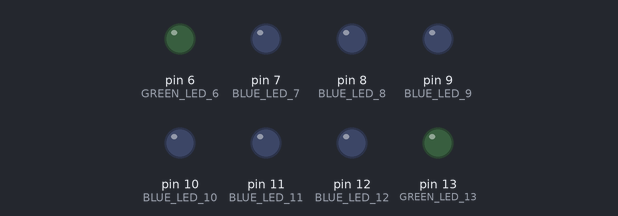
This sketch was run on a simulated Arduino Uno, built with avr-gcc and run on an emulated ATmega328P. On the bench: output pins drawn as LEDs (lit = HIGH).

Above: at 0.05 s.
At 4.97 s:
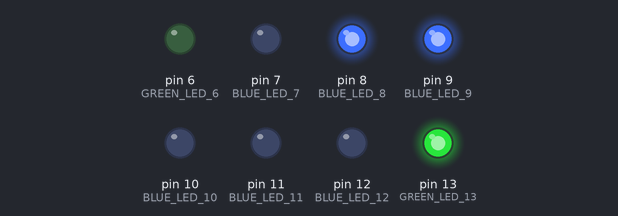
At 9.98 s:
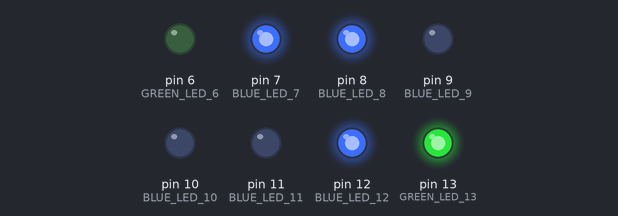
At 19.91 s:
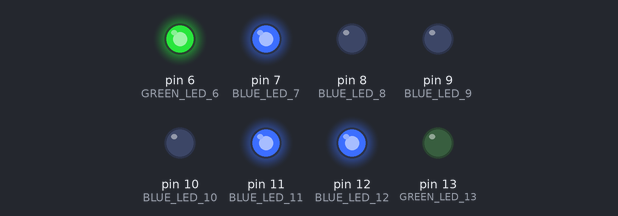
At 29.84 s:
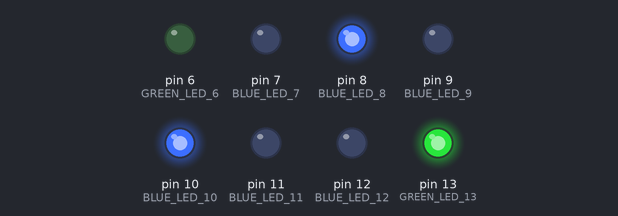
At 39.87 s:
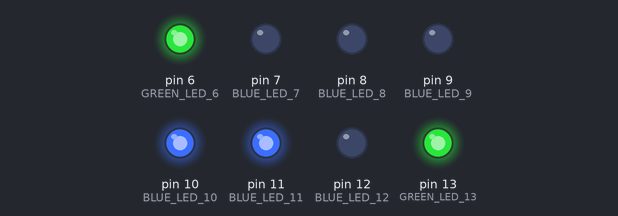
Timing chart, 0 to 40.0 s (numbered marks = the images above):
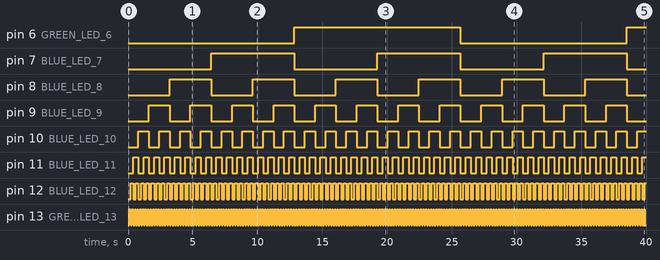

Measured:
- by itself, pin 6 (GREEN_LED_6): LOW → HIGH at 12.8 s, → LOW 12.8 s later, → HIGH 12.8 s later
- by itself, pin 7 (BLUE_LED_7): alternates HIGH for 6.4 s and LOW for 6.4 s
- by itself, pin 8 (BLUE_LED_8): alternates HIGH for 3.2 s and LOW for 3.2 s
- by itself, pin 9 (BLUE_LED_9): alternates HIGH for 1.6 s and LOW for 1.6 s
- by itself, pin 10 (BLUE_LED_10): alternates HIGH for 0.80 s and LOW for 0.80 s
- by itself, pin 11 (BLUE_LED_11): alternates HIGH for 0.40 s and LOW for 0.40 s
- by itself, pin 12 (BLUE_LED_12): alternates HIGH for 0.20 s and LOW for 0.20 s
- by itself, pin 13 (GREEN_LED_13): alternates HIGH for 0.10 s and LOW for 0.10 s

The sketch:

8bit_binary_counter.ino
```cpp
/*******************************************************************
 * Name:    8bit_binary_counter                                    *
 * Purpose: Displays numbers from 0 to 255 on LEDs in binary form. *
 * Author:  Pedro Bernardo                                         *
 *******************************************************************/

short GREEN_LED_13 = 13;
short BLUE_LED_12 = 12;
short BLUE_LED_11 = 11;
short BLUE_LED_10 = 10;
short BLUE_LED_9 = 9;
short BLUE_LED_8 = 8;
short BLUE_LED_7 = 7;
short GREEN_LED_6 = 6;

void setup() {
  pinMode(GREEN_LED_13, OUTPUT);
  pinMode(BLUE_LED_12, OUTPUT);
  pinMode(BLUE_LED_11, OUTPUT);
  pinMode(BLUE_LED_10, OUTPUT);
  pinMode(BLUE_LED_9, OUTPUT);
  pinMode(BLUE_LED_8, OUTPUT);
  pinMode(BLUE_LED_7, OUTPUT);
  pinMode(GREEN_LED_6, OUTPUT);
}

void loop() {
  _Bool bit_array[8];

  // Iterate through all values from 0 to 255
  for (short i = 0; i <= 255; i++) {
    String current_value = String(i, BIN);

    // Always display in 8 bit format. Example 111 -> 00000111
    while (current_value.length() < 8) {
      current_value = "0" + current_value;
    }

    // Get each bit and store it in an array
    for (short j = 0; j < 8; j++) {
      bit_array[j] = (_Bool)(current_value[j] - '0');  // Convert the string(bit) -> int(bit) -> bool
    }

    // Update LEDs based on bits
    if (bit_array[0]) //Most significant bit
      digitalWrite(GREEN_LED_6, HIGH);
    else
      digitalWrite(GREEN_LED_6, LOW);

    if (bit_array[1])
      digitalWrite(BLUE_LED_7, HIGH);
    else
      digitalWrite(BLUE_LED_7, LOW);

    if (bit_array[2])
      digitalWrite(BLUE_LED_8, HIGH);
    else
      digitalWrite(BLUE_LED_8, LOW);

    if (bit_array[3])
      digitalWrite(BLUE_LED_9, HIGH);
    else
      digitalWrite(BLUE_LED_9, LOW);

    if (bit_array[4])
      digitalWrite(BLUE_LED_10, HIGH);
    else
      digitalWrite(BLUE_LED_10, LOW);

    if (bit_array[5])
      digitalWrite(BLUE_LED_11, HIGH);
    else
      digitalWrite(BLUE_LED_11, LOW);

    if (bit_array[6])
      digitalWrite(BLUE_LED_12, HIGH);
    else
      digitalWrite(BLUE_LED_12, LOW);

    if (bit_array[7])
      digitalWrite(GREEN_LED_13, HIGH);
    else
      digitalWrite(GREEN_LED_13, LOW);

    delay(100); //Delay between each binary output
  }
}
```
